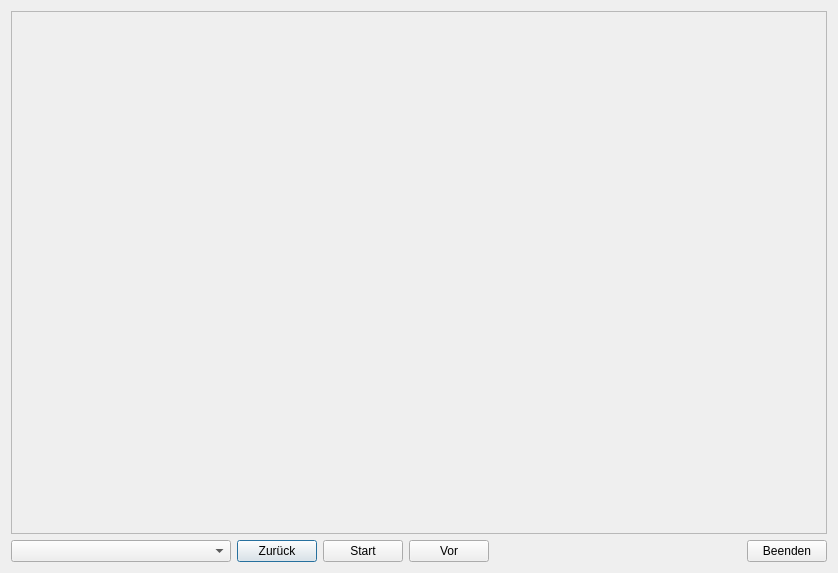
<ui version="4.0" >
 <class>TTPreviewWidget</class>
 <widget class="QDialog" name="TTPreviewWidget" >
  <property name="geometry" >
   <rect>
    <x>0</x>
    <y>0</y>
    <width>838</width>
    <height>573</height>
   </rect>
  </property>
  <property name="sizePolicy" >
   <sizepolicy vsizetype="MinimumExpanding" hsizetype="MinimumExpanding" >
    <horstretch>0</horstretch>
    <verstretch>0</verstretch>
   </sizepolicy>
  </property>
  <property name="minimumSize" >
   <size>
    <width>660</width>
    <height>550</height>
   </size>
  </property>
  <property name="maximumSize" >
   <size>
    <width>6600000</width>
    <height>5500000</height>
   </size>
  </property>
  <property name="windowTitle" >
   <string>TTCut - Preview</string>
  </property>
  <layout class="QGridLayout" >
   <item row="1" column="0" >
    <layout class="QHBoxLayout" >
     <item>
      <widget class="QComboBox" name="cbCutPreview" >
       <property name="sizePolicy" >
        <sizepolicy vsizetype="Fixed" hsizetype="Minimum" >
         <horstretch>0</horstretch>
         <verstretch>0</verstretch>
        </sizepolicy>
       </property>
       <property name="minimumSize" >
        <size>
         <width>220</width>
         <height>0</height>
        </size>
       </property>
       <property name="maximumSize" >
        <size>
         <width>220</width>
         <height>16777215</height>
        </size>
       </property>
      </widget>
     </item>
     <item>
      <widget class="QPushButton" name="pbPrevCut" >
       <property name="text" >
        <string>Zurück</string>
       </property>
       <property name="toolTip" >
        <string>Previous cut (and play)</string>
       </property>
      </widget>
     </item>
     <item>
      <widget class="QPushButton" name="pbPlay" >
       <property name="text" >
        <string>Start</string>
       </property>
       <property name="icon" >
        <iconset resource="previewwidget.qrc" >
         <normaloff>:/pixmaps/pixmaps/play_18.xpm</normaloff>:/pixmaps/pixmaps/play_18.xpm</iconset>
       </property>
      </widget>
     </item>
     <item>
      <widget class="QPushButton" name="pbNextCut" >
       <property name="text" >
        <string>Vor</string>
       </property>
       <property name="toolTip" >
        <string>Next cut (and play)</string>
       </property>
      </widget>
     </item>
     <item>
      <spacer>
       <property name="orientation" >
        <enum>Qt::Horizontal</enum>
       </property>
       <property name="sizeHint" stdset="0" >
        <size>
         <width>71</width>
         <height>20</height>
        </size>
       </property>
      </spacer>
     </item>
     <item>
      <widget class="QPushButton" name="pbExit" >
       <property name="text" >
        <string>Beenden</string>
       </property>
       <property name="icon" >
        <iconset resource="previewwidget.qrc" >
         <normaloff>:/pixmaps/pixmaps/fileclose_18.xpm</normaloff>:/pixmaps/pixmaps/fileclose_18.xpm</iconset>
       </property>
      </widget>
     </item>
    </layout>
   </item>
   <item row="0" column="0" >
    <widget class="QFrame" name="videoFrame" >
     <property name="sizePolicy" >
      <sizepolicy vsizetype="Preferred" hsizetype="Preferred" >
       <horstretch>0</horstretch>
       <verstretch>6</verstretch>
      </sizepolicy>
     </property>
     <property name="frameShape" >
      <enum>QFrame::StyledPanel</enum>
     </property>
     <property name="frameShadow" >
      <enum>QFrame::Sunken</enum>
     </property>
     <layout class="QGridLayout" >
      <property name="margin" >
       <number>2</number>
      </property>
     </layout>
    </widget>
   </item>
  </layout>
 </widget>
 <resources>
  <include location="previewwidget.qrc" />
 </resources>
 <connections/>
</ui>
